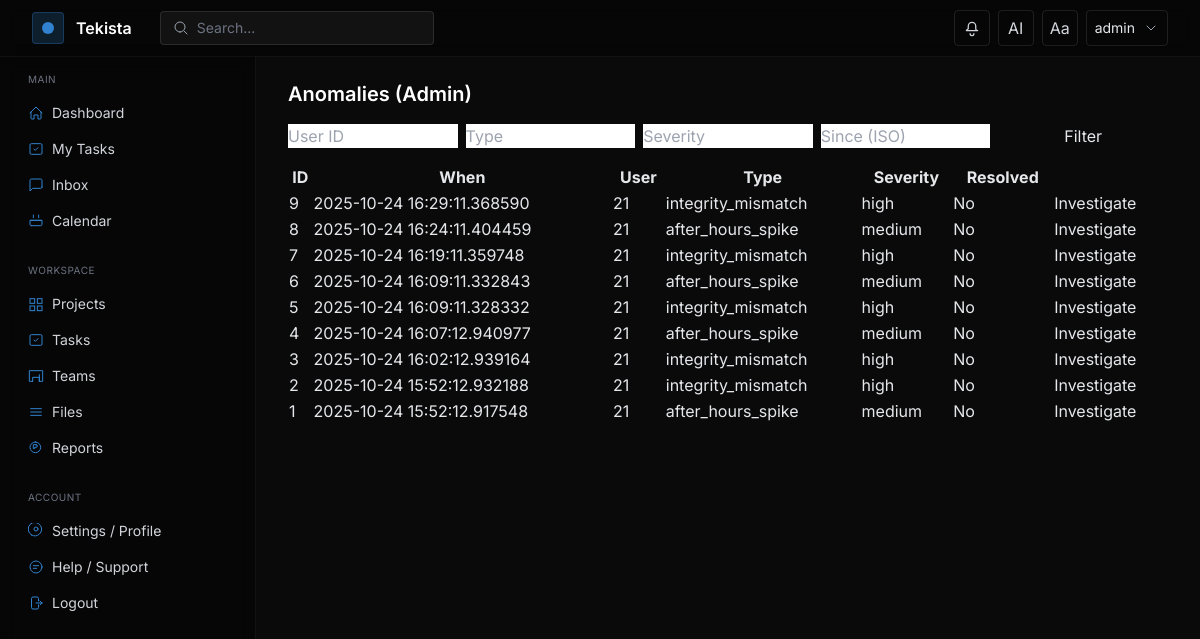
The app's page /admin/anomalies (signed in), older data.
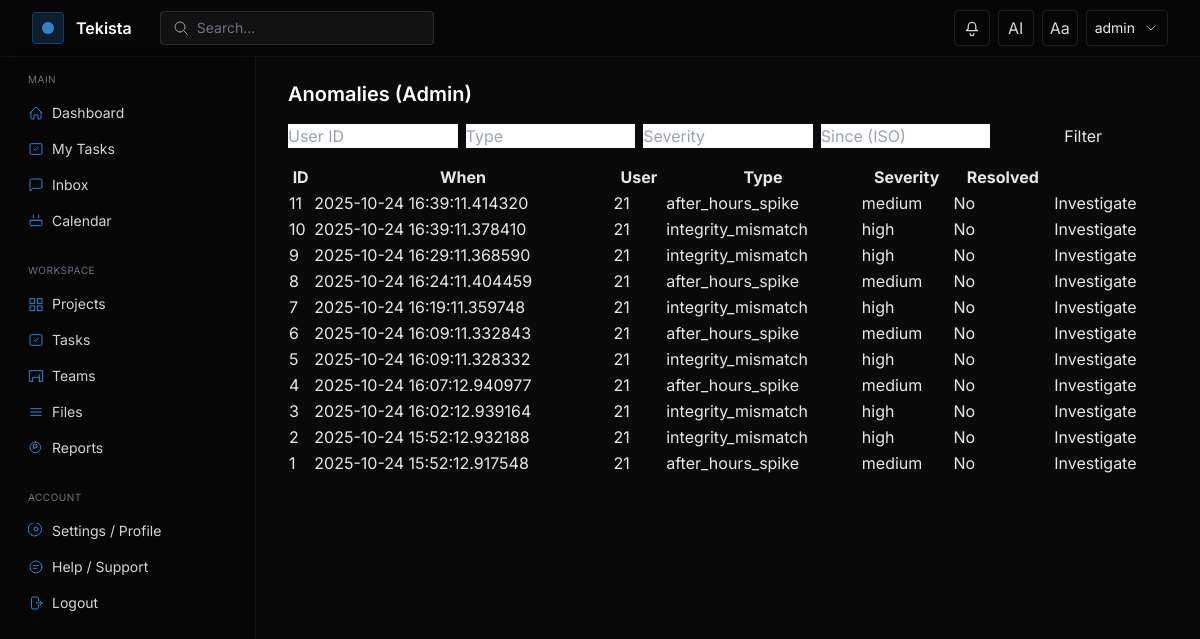
The same page, newer data.
### models.py (models this page shows, shortened)
class User(UserMixin, db.Model):
    __tablename__ = "user"
    id = db.Column(db.Integer, primary_key=True)
    username = db.Column(db.String(80), unique=True, nullable=False)
    email = db.Column(db.String(120), unique=True, nullable=False)
    password_hash = db.Column(db.String(128), nullable=False)
    organization_id = db.Column(db.Integer, db.ForeignKey('organization.id'), nullable=True)
    role_id = db.Column(db.Integer, db.ForeignKey('role.id'), nullable=True)
    custom_role_id = db.Column(db.Integer, db.ForeignKey('custom_role.id'), nullable=True)
    api_token = db.Column(db.String(128), unique=True, index=True, nullable=True)
    token_expiration = db.Column(db.DateTime, nullable=True)
    created_at = db.Column(db.DateTime, default=datetime.utcnow)
    current_workload = db.Column(db.Float, default=0.0)  # 0..100
    availability = db.Column(db.String(20), default='Available')  # Available|Busy|In a Meeting|On a Break|Out of Office
    role = db.relationship('Role')
    projects = db.relationship('Project', secondary=project_users, back_populates='users')
    tasks = db.relationship('Task', secondary=task_assignees, back_populates='assignees')

class AnomalyEvent(db.Model):
    __tablename__ = 'anomaly_event'
    id = db.Column(db.Integer, primary_key=True)
    user_id = db.Column(db.Integer, db.ForeignKey('user.id'), index=True)
    severity = db.Column(db.String(20))  # low|medium|high
    type = db.Column(db.String(80))
    occurred_at = db.Column(db.DateTime, default=datetime.utcnow, index=True)
    source_event_id = db.Column(db.Integer, nullable=True)
    evidence_json = db.Column(db.Text)
    explanation_json = db.Column(db.Text)
    resolved = db.Column(db.Boolean, default=False)
    resolved_by = db.Column(db.Integer, db.ForeignKey('user.id'), nullable=True)
    resolved_at = db.Column(db.DateTime, nullable=True)

### app.py (the view)
    @app.route('/admin/anomalies')
    @login_required
    def admin_anomalies():
        _require_admin()
        from models import AnomalyEvent, User
        events = AnomalyEvent.query.order_by(AnomalyEvent.occurred_at.desc()).limit(200).all()
        users_map = {u.id: u for u in User.query.all()}
        return render_template('pages/anomalies.html', events=events, users_map=users_map)

### templates/pages/anomalies.html (shortened to what this page needs)
{% extends 'layouts/app.html' %}
{% block content %}
<div class="max-w-7xl">
  <h1 class="text-xl font-semibold text-white mb-4">Anomalies (Admin)</h1>
  <form method="get" class="mb-4 grid grid-cols-1 md:grid-cols-5 gap-2">
    <input name="user_id" class="input input-bordered" placeholder="User ID" value="{{ request.args.get('user_id','') }}" />
    <input name="type" class="input input-bordered" placeholder="Type" value="{{ request.args.get('type','') }}" />
    <input name="severity" class="input input-bordered" placeholder="Severity" value="{{ request.args.get('severity','') }}" />
    <input name="since" class="input input-bordered" placeholder="Since (ISO)" value="{{ request.args.get('since','') }}" />
    <button class="btn btn-primary">Filter</button>
  </form>
  <div class="overflow-x-auto">
    <table class="table table-zebra w-full">
      <thead>
        <tr>
          <th>ID</th>
          <th>When</th>
          <th>User</th>
          <th>Type</th>
          <th>Severity</th>
          <th>Resolved</th>
          <th></th>
        </tr>
      </thead>
      <tbody>
        {% for e in events %}
        <tr>
          <td>{{ e.id }}</td>
          <td>{{ e.occurred_at }}</td>
          <td>{% if e.user_id %}{{ users_map.get(e.user_id).username if users_map.get(e.user_id) else e.user_id }}{% else %}-{% endif %}</td>
          <td>{{ e.type }}</td>
          <td>{{ e.severity }}</td>
          <td>{{ 'Yes' if e.resolved else 'No' }}</td>
          <td><a class="link" href="{{ url_for('admin_investigate', anomaly_id=e.id) }}">Investigate</a></td>
        </tr>
        {% else %}
        <tr><td colspan="7" class="text-gray-400">No anomalies found.</td></tr>
        {% endfor %}
      </tbody>
    </table>
  </div>
</div>
{% endblock %}

### templates/layouts/app.html (shortened to what this page needs)
<!DOCTYPE html>
<html lang="en" class="dark" data-theme="dark">
<head>
  <script src="https://cdn.tailwindcss.com"></script>
</head>
<body class="bg-bg text-gray-200 font-sans min-h-screen">
  <header class="fixed top-0 left-0 right-0 z-40 border-b border-white/5 bg-black/40 backdrop-blur">
    <div class="max-w-7xl mx-auto px-4 sm:px-6 lg:px-8 h-14 flex items-center justify-between">
      <div class="flex items-center gap-3">
        <div class="w-8 h-8 rounded bg-accent/20 border border-accent/30 flex items-center justify-center">
          <div class="w-3 h-3 rounded-full bg-accent"></div>
        </div>
        <a href="{{ url_for('projects.list_projects') }}" class="text-white font-semibold">Tekista</a>
        <div class="hidden md:flex items-center ml-4">
          <div class="flex items-center gap-2 bg-white/5 border border-white/10 rounded px-3 py-1.5">
            <svg class="w-4 h-4 text-gray-400" viewBox="0 0 24 24" fill="none" stroke="currentColor"><path stroke-linecap="round" stroke-linejoin="round" stroke-width="1.5" d="M21 21l-4.35-4.35M10.5 18a7.5 7.5 0 1 1 0-15 7.5 7.5 0 0 1 0 15z"/></svg>
            <input id="globalSearch" type="text" placeholder="Search..." class="bg-transparent outline-none text-sm text-gray-200 placeholder-gray-500 w-56">
          </div>
        </div>
      </div>
      <div class="flex items-center gap-2">
        <div class="relative">
          <button id="notifBell" class="relative inline-flex items-center justify-center w-9 h-9 rounded border border-white/10 text-gray-300 hover:text-white hover:border-white/20">
            <svg class="w-5 h-5" viewBox="0 0 24 24" fill="none" stroke="currentColor"><path stroke-linecap="round" stroke-linejoin="round" stroke-width="1.5" d="M14.25 18.75a2.25 2.25 0 1 1-4.5 0m9-3.75H5.25l1.318-1.318A2.25 2.25 0 0 0 7.5 12.84V9.75a4.5 4.5 0 0 1 9 0v3.09c0 .597.237 1.17.659 1.592L18.75 15z"/></svg>
          </button>
        </div>
        <a href="{{ url_for('ai_assistant') }}" class="inline-flex items-center justify-center w-9 h-9 rounded border border-white/10 text-gray-300 hover:text-white hover:border-white/20">AI</a>
        <button id="themeToggle" class="inline-flex items-center justify-center w-9 h-9 rounded border border-white/10 text-gray-300 hover:text-white hover:border-white/20">Aa</button>
        {% if current_user.is_authenticated %}
        <div class="relative">
          <button id="profileBtn" class="inline-flex items-center gap-2 px-2 h-9 rounded border border-white/10 hover:border-white/20">
            <span class="text-sm text-gray-200">{{ current_user.username }}</span>
            <svg class="w-4 h-4 text-gray-400" viewBox="0 0 24 24" fill="none" stroke="currentColor"><path stroke-linecap="round" stroke-linejoin="round" stroke-width="1.5" d="M6 9l6 6 6-6"/></svg>
          </button>
        </div>
        {% else %}
        <a href="{{ url_for('auth.login') }}" class="text-sm text-gray-300 hover:text-white px-3 py-2">Login</a>
        {% endif %}
      </div>
    </div>
  </header>
  <div class="pt-14 flex">
    <aside id="sidebar" class="hidden md:block w-64 shrink-0 h-[calc(100vh-56px)] sticky top-14 border-r border-white/5 bg-black/40 backdrop-blur">
      <nav class="p-4 space-y-6">
        <div>
          <div class="px-3 mb-2 text-[10px] uppercase tracking-wider text-gray-500">Main</div>
          <a href="{{ url_for('index') }}" class="flex items-center gap-2 px-3 py-2 rounded text-sm text-gray-300 hover:text-white hover:bg-white/5">
            <svg class="w-4 h-4 text-accent" viewBox="0 0 24 24" fill="none" stroke="currentColor"><path stroke-linecap="round" stroke-linejoin="round" stroke-width="1.5" d="M3 12l9-9 9 9M4.5 10.5v9a1.5 1.5 0 001.5 1.5H9v-6h6v6h3a1.5 1.5 0 001.5-1.5v-9"/></svg>
            <span>Dashboard</span>
          </a>
          <a href="{{ url_for('tasks.list_tasks') }}?assignee={{ current_user.id if current_user.is_authenticated else '' }}" class="flex items-center gap-2 px-3 py-2 rounded text-sm text-gray-300 hover:text-white hover:bg-white/5">
            <svg class="w-4 h-4 text-accent" viewBox="0 0 24 24" fill="none" stroke="currentColor"><path stroke-linecap="round" stroke-linejoin="round" stroke-width="1.5" d="M9 12l2 2 4-4"/><rect x="3" y="4" width="18" height="16" rx="2" ry="2" stroke-width="1.5"/></svg>
            <span>My Tasks</span>
          </a>
          <a href="{{ url_for('inbox') }}" class="flex items-center gap-2 px-3 py-2 rounded text-sm text-gray-300 hover:text-white hover:bg-white/5">
            <svg class="w-4 h-4 text-accent" viewBox="0 0 24 24" fill="none" stroke="currentColor"><path stroke-linecap="round" stroke-linejoin="round" stroke-width="1.5" d="M21 15a2 2 0 01-2 2H7l-4 4V5a2 2 0 012-2h14a2 2 0 012 2v10z"/></svg>
            <span>Inbox</span>
          </a>
          <a href="{{ url_for('calendar') }}" class="flex items-center gap-2 px-3 py-2 rounded text-sm text-gray-300 hover:text-white hover:bg-white/5">
            <svg class="w-4 h-4 text-accent" viewBox="0 0 24 24" fill="none" stroke="currentColor"><path stroke-linecap="round" stroke-linejoin="round" stroke-width="1.5" d="M8 7V3m8 4V3M4 11h16M5 19h14a2 2 0 002-2v-6H3v6a2 2 0 002 2z"/></svg>
            <span>Calendar</span>
          </a>
        </div>
        <div>
          <div class="px-3 mb-2 text-[10px] uppercase tracking-wider text-gray-500">Workspace</div>
          <a href="{{ url_for('projects.list_projects') }}" class="flex items-center gap-2 px-3 py-2 rounded text-sm text-gray-300 hover:text-white hover:bg-white/5">
            <span>Projects</span>
          </a>
          <a href="{{ url_for('tasks.list_tasks') }}" class="flex items-center gap-2 px-3 py-2 rounded text-sm text-gray-300 hover:text-white hover:bg-white/5">
            <svg class="w-4 h-4 text-accent" viewBox="0 0 24 24" fill="none" stroke="currentColor"><path stroke-linecap="round" stroke-linejoin="round" stroke-width="1.5" d="M9 12l2 2 4-4"/><rect x="3" y="4" width="18" height="16" rx="2" ry="2" stroke-width="1.5"/></svg>
            <span>Tasks</span>
          </a>
          <a href="{{ url_for('teams') }}" class="flex items-center gap-2 px-3 py-2 rounded text-sm text-gray-300 hover:text-white hover:bg-white/5">
            <svg class="w-4 h-4 text-accent" viewBox="0 0 24 24" fill="none" stroke="currentColor"><path stroke-linecap="round" stroke-linejoin="round" stroke-width="1.5" d="M17 20h5V4H2v16h5m10 0V10M7 20v-6h10v6"/></svg>
            <span>Teams</span>
          </a>
          <a href="{{ url_for('files') }}" class="flex items-center gap-2 px-3 py-2 rounded text-sm text-gray-300 hover:text-white hover:bg-white/5">
            <svg class="w-4 h-4 text-accent" viewBox="0 0 24 24" fill="none" stroke="currentColor"><path stroke-linecap="round" stroke-linejoin="round" stroke-width="1.5" d="M4 7h16M4 12h16M4 17h16"/></svg>
            <span>Files</span>
          </a>
          <a href="{{ url_for('reports') }}" class="flex items-center gap-2 px-3 py-2 rounded text-sm text-gray-300 hover:text-white hover:bg-white/5">
            <svg class="w-4 h-4 text-accent" viewBox="0 0 24 24" fill="none" stroke="currentColor"><path stroke-linecap="round" stroke-linejoin="round" stroke-width="1.5" d="M11 3a8 8 0 100 16 8 8 0 000-16zm1 4H8v6h2v-2h2a2 2 0 100-4z"/></svg>
            <span>Reports</span>
          </a>
        </div>
        <div class="mt-auto">
          <div class="px-3 mb-2 text-[10px] uppercase tracking-wider text-gray-500">Account</div>
          <a href="{{ url_for('settings') }}" class="flex items-center gap-2 px-3 py-2 rounded text-sm text-gray-300 hover:text-white hover:bg-white/5">
            <span>Settings / Profile</span>
          </a>
          <a href="{{ url_for('help') }}" class="flex items-center gap-2 px-3 py-2 rounded text-sm text-gray-300 hover:text-white hover:bg-white/5">
            <svg class="w-4 h-4 text-accent" viewBox="0 0 24 24" fill="none" stroke="currentColor"><path stroke-linecap="round" stroke-linejoin="round" stroke-width="1.5" d="M8 10h8M8 14h5M21 12a9 9 0 11-18 0 9 9 0 0118 0z"/></svg>
            <span>Help / Support</span>
          </a>
          {% if current_user.is_authenticated %}
          <a href="{{ url_for('auth.logout') }}" class="flex items-center gap-2 px-3 py-2 rounded text-sm text-gray-300 hover:text-white hover:bg-white/5">
            <svg class="w-4 h-4 text-accent" viewBox="0 0 24 24" fill="none" stroke="currentColor"><path stroke-linecap="round" stroke-linejoin="round" stroke-width="1.5" d="M15.75 9V5.25A2.25 2.25 0 0013.5 3h-6A2.25 2.25 0 005.25 5.25v13.5A2.25 2.25 0 007.5 21h6a2.25 2.25 0 002.25-2.25V15M12 12h9m0 0l-3 3m3-3l-3-3"/></svg>
            <span>Logout</span>
          </a>
          {% endif %}
        </div>
      </nav>
    </aside>
    <main class="flex-1 min-w-0">
      <div class="max-w-7xl mx-auto px-4 sm:px-6 lg:px-8 py-6">
        {% block content %}{% endblock %}
      </div>
    </main>
  </div>
</body>
</html>

### templates/layouts/app.html (style rules this page uses)
:root { --accent: #3182CE; }
html, body { height: 100%; }

Row changes from the older to the newer data that the page shows:
added AnomalyEvent: id "11", occurred_at "2025-10-24 16:39:11.414320", get "21", type "after_hours_spike", severity "medium", resolved "No"
added AnomalyEvent: id "10", occurred_at "2025-10-24 16:39:11.378410", get "21", type "integrity_mismatch", severity "high", resolved "No"
